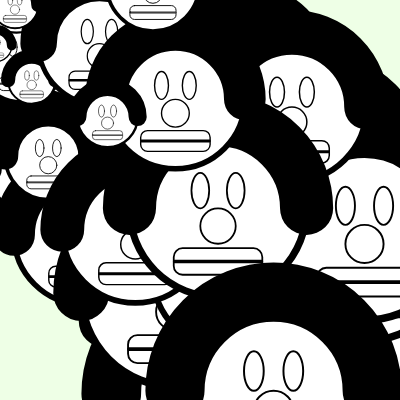
Frame 1 (no input)
Frame 60 (no input): identical to frame 1, image omitted
Frame 120 (the mouse pressed at the canvas centre since frame 60): identical to frame 1, image omitted

The p5.js sketch that drew this single still picture (run headless with seeded random() and noise() and a simulated clock; from frame 60 on, the mouse is pressed at the canvas centre):

// p5.js sketch
// ── sketch.js
var centerX = 0;
var centerY = 0;
var scaling = 3;

function setup() {
  createCanvas(400, 400);
  centerX = width / 2;
  centerY = height / 2;
  
  background(color('hsb(100, 10%, 100%)'));
  
  for(var i = 0; i < 100; i++){
    multiDrawing(random(width/2),random(height/2), random(0.0,2.0));
  }
}

function draw() {
  
  
  
  
  

}

function multiDrawing(posX, posY, scales){
  push();
  fill(255)
  strokeWeight(1);
  translate(posX - (centerX), posY - (centerY));
  scale(scales);
  //face
  ellipse(centerX, centerY, 100, 100);
  //nose
  ellipse(centerX, centerY + 10, 20, 20);
  //eyse
  ellipse(centerX - 10, centerY - 10, 10, 20);
  ellipse(centerX + 10, centerY - 10, 10, 20);
  rectMode(CENTER);
  rect(centerX, centerY + 30, 50, 15, 5);
  rect(centerX, centerY + 30, 50, 1, 1);

  noFill();
  strokeWeight(4);
  arc(centerX, centerY, 100, 100, 0, PI)
  strokeWeight(30);
  arc(centerX, centerY, 100, 100, PI, TWO_PI)
  pop();
}
